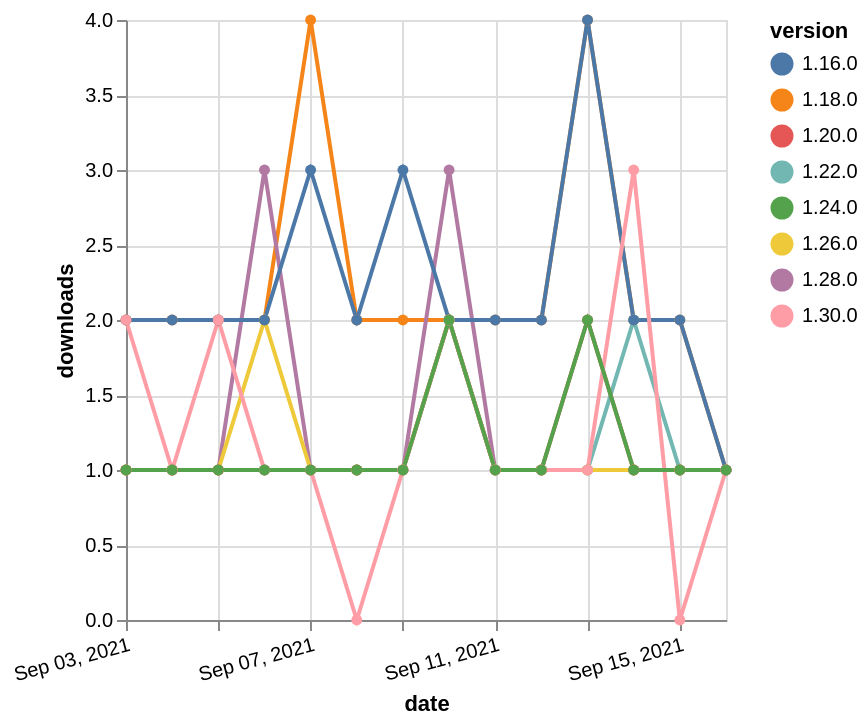

Express this chart as Vega-Lite.
### Vega-Lite specification from a JSON file in a GitHub repository (floating-point values rounded to 4 significant figures)
{"$schema": "https://vega.github.io/schema/vega-lite/v5.json", "description": "A simple bar chart with embedded data.", "data": {"values": [{"date": "2021-09-03", "total": 2440, "delta": 2, "version": "1.18.0"}, {"date": "2021-09-04", "total": 2442, "delta": 2, "version": "1.18.0"}, {"date": "2021-09-05", "total": 2444, "delta": 2, "version": "1.18.0"}, {"date": "2021-09-06", "total": 2446, "delta": 2, "version": "1.18.0"}, {"date": "2021-09-07", "total": 2450, "delta": 4, "version": "1.18.0"}, {"date": "2021-09-08", "total": 2452, "delta": 2, "version": "1.18.0"}, {"date": "2021-09-09", "total": 2454, "delta": 2, "version": "1.18.0"}, {"date": "2021-09-10", "total": 2456, "delta": 2, "version": "1.18.0"}, {"date": "2021-09-11", "total": 2458, "delta": 2, "version": "1.18.0"}, {"date": "2021-09-12", "total": 2460, "delta": 2, "version": "1.18.0"}, {"date": "2021-09-13", "total": 2464, "delta": 4, "version": "1.18.0"}, {"date": "2021-09-14", "total": 2466, "delta": 2, "version": "1.18.0"}, {"date": "2021-09-15", "total": 2468, "delta": 2, "version": "1.18.0"}, {"date": "2021-09-16", "total": 2469, "delta": 1, "version": "1.18.0"}, {"date": "2021-09-03", "total": 211, "delta": 1, "version": "1.22.0"}, {"date": "2021-09-04", "total": 212, "delta": 1, "version": "1.22.0"}, {"date": "2021-09-05", "total": 213, "delta": 1, "version": "1.22.0"}, {"date": "2021-09-06", "total": 214, "delta": 1, "version": "1.22.0"}, {"date": "2021-09-07", "total": 215, "delta": 1, "version": "1.22.0"}, {"date": "2021-09-08", "total": 216, "delta": 1, "version": "1.22.0"}, {"date": "2021-09-09", "total": 217, "delta": 1, "version": "1.22.0"}, {"date": "2021-09-10", "total": 219, "delta": 2, "version": "1.22.0"}, {"date": "2021-09-11", "total": 220, "delta": 1, "version": "1.22.0"}, {"date": "2021-09-12", "total": 221, "delta": 1, "version": "1.22.0"}, {"date": "2021-09-13", "total": 222, "delta": 1, "version": "1.22.0"}, {"date": "2021-09-14", "total": 224, "delta": 2, "version": "1.22.0"}, {"date": "2021-09-15", "total": 225, "delta": 1, "version": "1.22.0"}, {"date": "2021-09-16", "total": 226, "delta": 1, "version": "1.22.0"}, {"date": "2021-09-03", "total": 189, "delta": 1, "version": "1.28.0"}, {"date": "2021-09-04", "total": 190, "delta": 1, "version": "1.28.0"}, {"date": "2021-09-05", "total": 191, "delta": 1, "version": "1.28.0"}, {"date": "2021-09-06", "total": 194, "delta": 3, "version": "1.28.0"}, {"date": "2021-09-07", "total": 195, "delta": 1, "version": "1.28.0"}, {"date": "2021-09-08", "total": 196, "delta": 1, "version": "1.28.0"}, {"date": "2021-09-09", "total": 197, "delta": 1, "version": "1.28.0"}, {"date": "2021-09-10", "total": 200, "delta": 3, "version": "1.28.0"}, {"date": "2021-09-11", "total": 201, "delta": 1, "version": "1.28.0"}, {"date": "2021-09-12", "total": 202, "delta": 1, "version": "1.28.0"}, {"date": "2021-09-13", "total": 203, "delta": 1, "version": "1.28.0"}, {"date": "2021-09-14", "total": 204, "delta": 1, "version": "1.28.0"}, {"date": "2021-09-15", "total": 205, "delta": 1, "version": "1.28.0"}, {"date": "2021-09-16", "total": 206, "delta": 1, "version": "1.28.0"}, {"date": "2021-09-03", "total": 163, "delta": 1, "version": "1.26.0"}, {"date": "2021-09-04", "total": 164, "delta": 1, "version": "1.26.0"}, {"date": "2021-09-05", "total": 165, "delta": 1, "version": "1.26.0"}, {"date": "2021-09-06", "total": 167, "delta": 2, "version": "1.26.0"}, {"date": "2021-09-07", "total": 168, "delta": 1, "version": "1.26.0"}, {"date": "2021-09-08", "total": 169, "delta": 1, "version": "1.26.0"}, {"date": "2021-09-09", "total": 170, "delta": 1, "version": "1.26.0"}, {"date": "2021-09-10", "total": 172, "delta": 2, "version": "1.26.0"}, {"date": "2021-09-11", "total": 173, "delta": 1, "version": "1.26.0"}, {"date": "2021-09-12", "total": 174, "delta": 1, "version": "1.26.0"}, {"date": "2021-09-13", "total": 175, "delta": 1, "version": "1.26.0"}, {"date": "2021-09-14", "total": 176, "delta": 1, "version": "1.26.0"}, {"date": "2021-09-15", "total": 177, "delta": 1, "version": "1.26.0"}, {"date": "2021-09-16", "total": 178, "delta": 1, "version": "1.26.0"}, {"date": "2021-09-03", "total": 261, "delta": 1, "version": "1.20.0"}, {"date": "2021-09-04", "total": 262, "delta": 1, "version": "1.20.0"}, {"date": "2021-09-05", "total": 263, "delta": 1, "version": "1.20.0"}, {"date": "2021-09-06", "total": 264, "delta": 1, "version": "1.20.0"}, {"date": "2021-09-07", "total": 265, "delta": 1, "version": "1.20.0"}, {"date": "2021-09-08", "total": 266, "delta": 1, "version": "1.20.0"}, {"date": "2021-09-09", "total": 267, "delta": 1, "version": "1.20.0"}, {"date": "2021-09-10", "total": 269, "delta": 2, "version": "1.20.0"}, {"date": "2021-09-11", "total": 270, "delta": 1, "version": "1.20.0"}, {"date": "2021-09-12", "total": 271, "delta": 1, "version": "1.20.0"}, {"date": "2021-09-13", "total": 273, "delta": 2, "version": "1.20.0"}, {"date": "2021-09-14", "total": 274, "delta": 1, "version": "1.20.0"}, {"date": "2021-09-15", "total": 275, "delta": 1, "version": "1.20.0"}, {"date": "2021-09-16", "total": 276, "delta": 1, "version": "1.20.0"}, {"date": "2021-09-03", "total": 2638, "delta": 2, "version": "1.16.0"}, {"date": "2021-09-04", "total": 2640, "delta": 2, "version": "1.16.0"}, {"date": "2021-09-05", "total": 2642, "delta": 2, "version": "1.16.0"}, {"date": "2021-09-06", "total": 2644, "delta": 2, "version": "1.16.0"}, {"date": "2021-09-07", "total": 2647, "delta": 3, "version": "1.16.0"}, {"date": "2021-09-08", "total": 2649, "delta": 2, "version": "1.16.0"}, {"date": "2021-09-09", "total": 2652, "delta": 3, "version": "1.16.0"}, {"date": "2021-09-10", "total": 2654, "delta": 2, "version": "1.16.0"}, {"date": "2021-09-11", "total": 2656, "delta": 2, "version": "1.16.0"}, {"date": "2021-09-12", "total": 2658, "delta": 2, "version": "1.16.0"}, {"date": "2021-09-13", "total": 2662, "delta": 4, "version": "1.16.0"}, {"date": "2021-09-14", "total": 2664, "delta": 2, "version": "1.16.0"}, {"date": "2021-09-15", "total": 2666, "delta": 2, "version": "1.16.0"}, {"date": "2021-09-16", "total": 2667, "delta": 1, "version": "1.16.0"}, {"date": "2021-09-03", "total": 126, "delta": 2, "version": "1.30.0"}, {"date": "2021-09-04", "total": 127, "delta": 1, "version": "1.30.0"}, {"date": "2021-09-05", "total": 129, "delta": 2, "version": "1.30.0"}, {"date": "2021-09-06", "total": 130, "delta": 1, "version": "1.30.0"}, {"date": "2021-09-07", "total": 131, "delta": 1, "version": "1.30.0"}, {"date": "2021-09-08", "total": 131, "delta": 0, "version": "1.30.0"}, {"date": "2021-09-09", "total": 132, "delta": 1, "version": "1.30.0"}, {"date": "2021-09-10", "total": 134, "delta": 2, "version": "1.30.0"}, {"date": "2021-09-11", "total": 135, "delta": 1, "version": "1.30.0"}, {"date": "2021-09-12", "total": 136, "delta": 1, "version": "1.30.0"}, {"date": "2021-09-13", "total": 137, "delta": 1, "version": "1.30.0"}, {"date": "2021-09-14", "total": 140, "delta": 3, "version": "1.30.0"}, {"date": "2021-09-15", "total": 140, "delta": 0, "version": "1.30.0"}, {"date": "2021-09-16", "total": 141, "delta": 1, "version": "1.30.0"}, {"date": "2021-09-03", "total": 196, "delta": 1, "version": "1.24.0"}, {"date": "2021-09-04", "total": 197, "delta": 1, "version": "1.24.0"}, {"date": "2021-09-05", "total": 198, "delta": 1, "version": "1.24.0"}, {"date": "2021-09-06", "total": 199, "delta": 1, "version": "1.24.0"}, {"date": "2021-09-07", "total": 200, "delta": 1, "version": "1.24.0"}, {"date": "2021-09-08", "total": 201, "delta": 1, "version": "1.24.0"}, {"date": "2021-09-09", "total": 202, "delta": 1, "version": "1.24.0"}, {"date": "2021-09-10", "total": 204, "delta": 2, "version": "1.24.0"}, {"date": "2021-09-11", "total": 205, "delta": 1, "version": "1.24.0"}, {"date": "2021-09-12", "total": 206, "delta": 1, "version": "1.24.0"}, {"date": "2021-09-13", "total": 208, "delta": 2, "version": "1.24.0"}, {"date": "2021-09-14", "total": 209, "delta": 1, "version": "1.24.0"}, {"date": "2021-09-15", "total": 210, "delta": 1, "version": "1.24.0"}, {"date": "2021-09-16", "total": 211, "delta": 1, "version": "1.24.0"}]}, "width": "container", "mark": {"type": "line", "point": {"filled": true}}, "encoding": {"x": {"field": "date", "type": "temporal", "timeUnit": "yearmonthdate", "title": "date", "axis": {"labelAngle": -15}}, "y": {"field": "delta", "type": "quantitative", "title": "downloads"}, "color": {"field": "version", "type": "nominal"}, "tooltip": {"field": "delta"}}}
